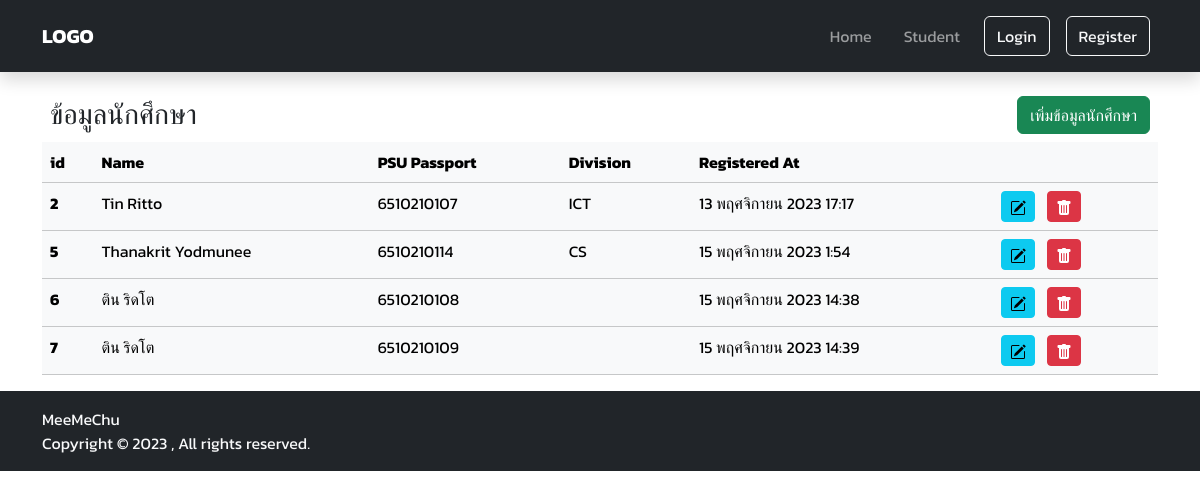
Page /student on the earlier database version.
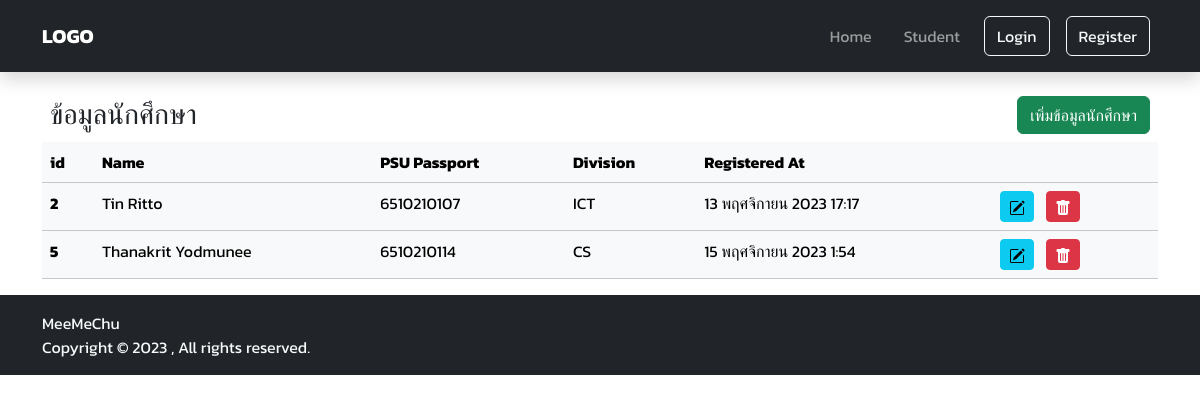
Same page on the later database version.
### app_general/models.py (models this page shows, shortened)
class StudentInfo(models.Model):
    firstName = models.CharField(max_length=60)
    lastName = models.CharField(max_length=60)
    email = models.EmailField(max_length=60, unique=True)
    psu_passport = models.CharField(max_length=60, unique=True )
    registered_at = models.DateTimeField(auto_now_add=True)
    division = models.ForeignKey(Division, on_delete=models.SET_NULL, null=True)

class Division(models.Model):
    name = models.CharField(max_length=60, unique=True)

### app_general/views.py (the view)
# urls.py: path("student", views.student, name="student"),
def student(request):
    if request.method == 'POST':
        form = StudentModelForm(request.POST)
        if form.is_valid():
            form.save()
            sweetify.success(request, 'คุณกรอกข้อมูลสำเร็จ', text='เราได้บันทึกข้อมูลของคุณแล้ว!', persistent='OK!')
            return HttpResponseRedirect('student')
        else:
            sweetify.error(request, 'เกิดข้อผิดพลาด', text='คุณกรอกข้อมูลไม่ครบหรือชื่อซ้ำกัน', persistent='OK!')
    else:
        form = StudentModelForm()
    all_student = StudentInfo.objects.all()
    context = { 'all_student' : all_student , 'form' : form}
    return render(request, 'app_general/student.html', context)

### app_general/forms.py (called while the page is built)
    def label_from_instance(self, obj):
        return obj.name

### app_general/templates/app_general/student.html (shortened to what this page needs)
{% extends 'app_general/base.html'%}
{% block content %}
<div class="container-md">
    <div class="mt-3">
        <div class="d-flex justify-content-between align-items-center p-2">
            <h3 style="margin-bottom: 0;">ข้อมูลนักศึกษา</h3>
            <button type="button" class="btn btn-success" data-bs-toggle="modal" data-bs-target="#modal_add" >เพิ่มข้อมูลนักศึกษา</button>
        </div>
        <div class="table-responsive-sm">
            <table class="table table-light">
                <thead>
                    <tr>
                        <th scope="col">id</th>
                        <th scope="col">Name</th>
                        <th scope="col">PSU Passport</th>
                        <th scope="col">Division</th>
                        <th scope="col">Registered At</th>
                        <th scope="col"></th>
                    </tr>
                </thead>
                <tbody>
                    {% for student in all_student %}
                    <tr>
                        <th scope="row">{{student.id}}</th>
                        <td>{{student.firstName}} {{student.lastName}}</td>
                        <td>{{student.psu_passport}}</td>
                        <td>{{student.division.name}}</td>
                        <td>{{student.registered_at|date:'j F Y G:i'}}</td>
                        <td>
                            <button type="button" class="btn btn-info btn-sm ms-2" data-bs-toggle="modal" data-bs-target="#modal_edit">
                            </button>
                            <a type="button" class="btn btn-danger btn-sm ms-2">
                            </a>
                        </td>
                    </tr>
                    {% endfor %}
                </tbody>
            </table>
        </div>
    </div>
</div>
{% endblock %}

Differences in the rows shown:
removed StudentInfo: id "6", firstName "ติน", lastName "ริดโต", psu_passport "6510210108", registered_at "15 พฤศจิกายน 2023 14:38"
removed StudentInfo: id "7", firstName "ติน", lastName "ริดโต", psu_passport "6510210109", registered_at "15 พฤศจิกายน 2023 14:39"
